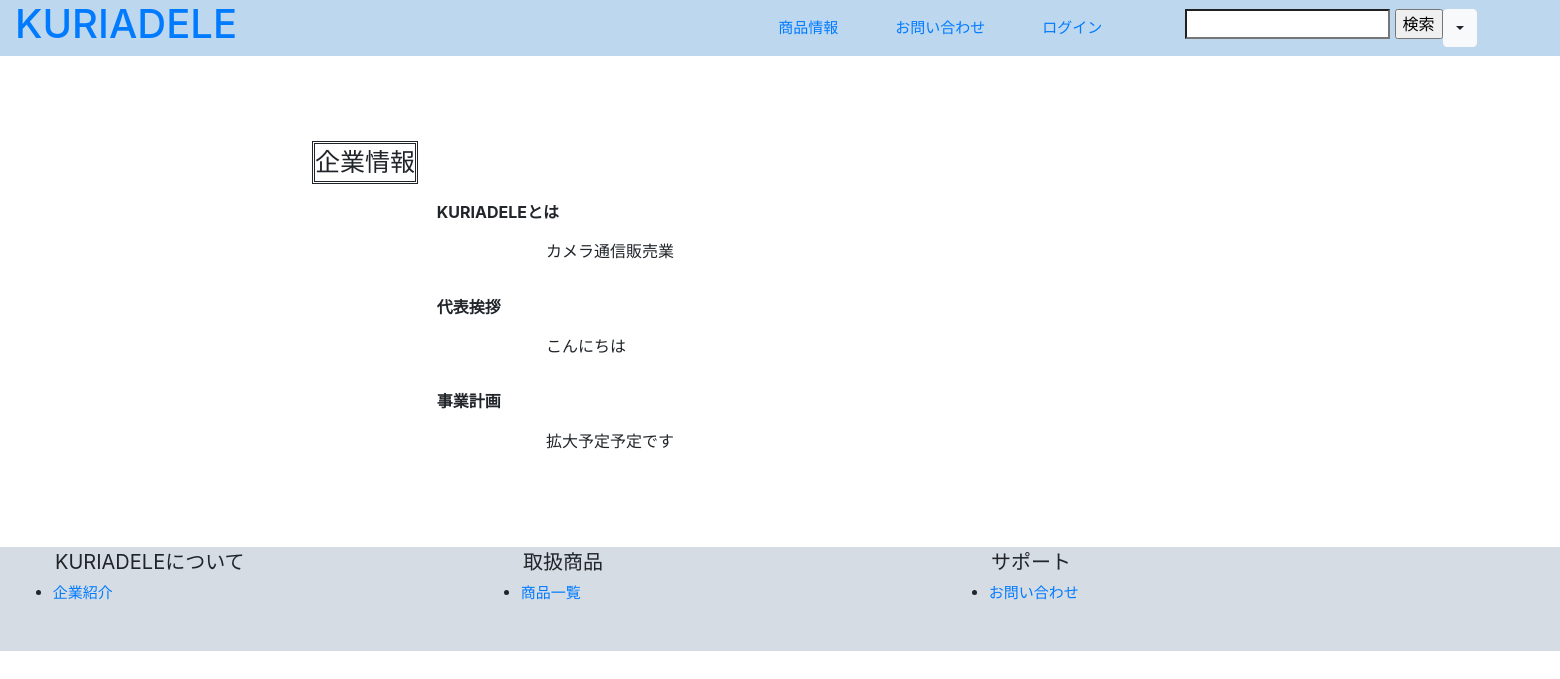
Screenshot of /company.php with the database file from the repository.
### tables this page shows
CREATE TABLE `companys` (
  `id` int(11) NOT NULL AUTO_INCREMENT,
  `description` varchar(1000) NOT NULL,
  `greeting` varchar(1000) NOT NULL,
  `plan` varchar(1000) NOT NULL,
  `created_at` timestamp NOT NULL DEFAULT CURRENT_TIMESTAMP ON UPDATE CURRENT_TIMESTAMP,
  PRIMARY KEY (`id`)
);

### company.php (called while the page is built, shortened)
<?php
    require_once 'admin_daos/company_dao.php';
    $id = null;
    $company = CompanyDAO::get_companys_id($id);
    include_once 'views/company_view.php';
?>

### admin_daos/company_dao.php (called while the page is built, shortened)
<?php
    require_once 'models/company.php';
    class CompanyDAO extends DAO{
        public static function get_companys_id($id){
            $pdo = null;
            $stmp = null;
            try{
                $pdo = self::get_connection();
                $stmt = $pdo -> prepare('SELECT * FROM companys WHERE id = (SELECT max(id) FROM companys)');
                $stmt->bindParam(':id', $id , PDO::PARAM_INT);
                $stmt->execute();
                $stmt->setFetchMode(PDO::FETCH_CLASS|PDO::FETCH_PROPS_LATE, 'Company');
                $company = $stmt->fetch();
                return $company;
            }catch(PDOException $e){
                return null;
            }finally{
              self::close_connection($pdo, $stmp);
            }
        }
    }
?>

### views/company_view.php (the view, shortened to what this page needs)
<!doctype html>
<html lang='ja'>
    <head>
        <link rel='stylesheet' href='index.css'>
        <link rel="stylesheet" href="https://stackpath.bootstrapcdn.com/bootstrap/4.5.2/css/bootstrap.min.css">
    </head>
    <body>
        <div class='container-fluid header fixed-top'>
            <div class='row'>
                <span class='col-lg-2 col-md-2 col-auto'>
                    <a href='index.php'><h1>KURIADELE</h1></a>
                </span>
                <span class='col-lg-7 col-md-5 d-none d-lg-block span_a'>
                    <a href='product.php 'class='span_b'>商品情報</a>
                    <a href='contact.php'class='span_b'>お問い合わせ</a>
                    <a href='login.php'class='span_b'>ログイン</a>
                </span>
                <div class='col-lg-3 col-md-5 col-auto span_c'>
                    <form method='GET' action='search.php'>
                        <input type='search' name='name' size='15'/>
                        <input type='submit' value='検索'/>
                    </form>
                    <button type="button" class="btn btn-light dropdown-toggle d-none d-sm-block" data-toggle="dropdown"></button>
                </div>
            </div>
        </div>
        <p class='body'>
            <p class=customer>企業情報</p>
            <div class=corporation>KURIADELEとは</div><label  class=company><?= $company->description ?></label>
            <div class=corporation>代表挨拶</div><label class=company><?= $company->greeting ?></label>
            <div class=corporation>事業計画</div><label class=company><?= $company->plan ?></label>
        </p>
        <div class='container-fluid footer'>
            <div class='row'>
                <ul><span class='col-lg-4'>KURIADELEについて</span><br>
                    <li><a href='company.php'>企業紹介</a></li>
                </ul>
                <ul><span class='col-lg-4'>取扱商品</span>
                    <li><a href='product.php'>商品一覧</a></li>
                </ul>
                <ul><span class='col-lg-4'>サポート</span>
                    <li><a href='contact.php'>お問い合わせ</a></li>
                </ul>
            </div>
        </div>
    </body>
</html>

### index.css (style rules this page uses)
.header { position:fixed; background-color: #BDD7EE; align-items: center; }
.span_a { font-size: 15px; text-align: right; margin: auto; }
.span_b { text-align: right; margin-right: 6%; }
.span_c { text-align: left; margin: auto; display: flex; }
.body { padding: 4%; }
.customer { display: inline-block; font-size: 25px; border: double; margin-left: 20%; margin-bottom: 1%; text-align: center; }
.footer { background-color: #D6DCE4; margin-top: 4%; padding-bottom: 2%; }
ul { width: 30%; font-size: 20px; }
li { font-size: 15px; margin-top: 5px; margin-left: 3%; }
.corporation { padding-bottom: 1%; padding-left: 28%; font-weight: bold; }
.company { margin-left: 35%; margin-bottom: 2%; width: 100%; }

### rows the page displays
companys: description "カメラ通信販売業", greeting "こんにちは", plan "拡大予定予定です"
